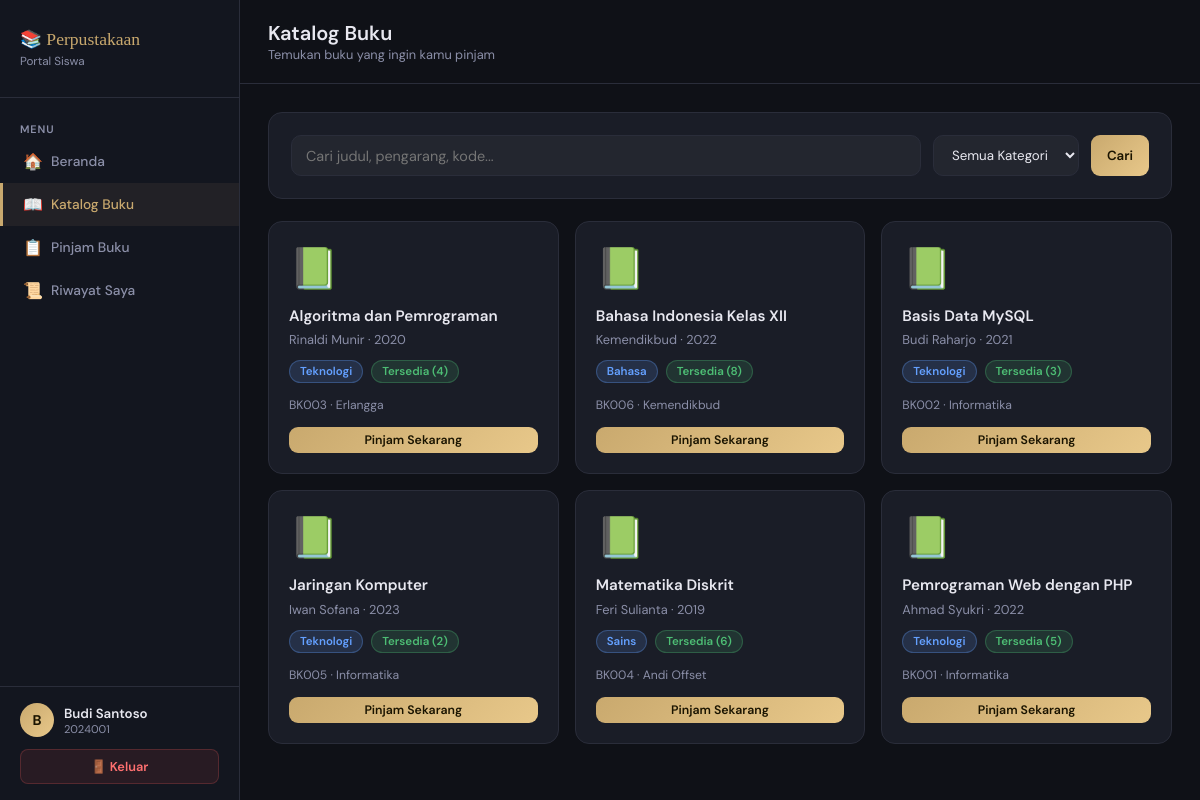
The page /user/katalog.php (signed in) on the database its author committed.
### tables this page shows
CREATE TABLE IF NOT EXISTS anggota (
    id INT AUTO_INCREMENT PRIMARY KEY,
    nis VARCHAR(20) NOT NULL UNIQUE,
    nama VARCHAR(100) NOT NULL,
    kelas VARCHAR(20),
    alamat TEXT,
    telepon VARCHAR(15),
    user_id INT,
    created_at TIMESTAMP DEFAULT CURRENT_TIMESTAMP,
    FOREIGN KEY (user_id) REFERENCES user(id) ON DELETE SET NULL
);

CREATE TABLE IF NOT EXISTS buku (
    id INT AUTO_INCREMENT PRIMARY KEY,
    kode_buku VARCHAR(20) NOT NULL UNIQUE,
    judul VARCHAR(200) NOT NULL,
    pengarang VARCHAR(100),
    penerbit VARCHAR(100),
    tahun_terbit YEAR,
    kategori VARCHAR(50),
    stok INT DEFAULT 0,
    created_at TIMESTAMP DEFAULT CURRENT_TIMESTAMP
);

### user/katalog.php (the view, shortened to what this page needs)
<?php
include "../koneksi.php";
include "../includes/navbar_user.php";
$search   = isset($_GET['q']) ? mysqli_real_escape_string($conn, $_GET['q']) : '';
$where    = "WHERE 1=1";
$query = mysqli_query($conn, "SELECT * FROM buku $where ORDER BY judul ASC");
?>
<div class="topbar">
    <div>
        <h1>Katalog Buku</h1>
        <div class="breadcrumb">Temukan buku yang ingin kamu pinjam</div>
    </div>
</div>
<div class="content">
<div class="card">
    <form method="GET" style="display:flex;gap:12px;flex-wrap:wrap;">
        <input type="text" name="q" value="<?= htmlspecialchars($search) ?>" placeholder="Cari judul, pengarang, kode..." style="flex:1;min-width:200px;background:rgba(255,255,255,.04);border:1px solid var(--border);border-radius:10px;padding:10px 14px;color:var(--text);font-size:.9rem;font-family:'DM Sans',sans-serif;outline:none;">
        <select name="kat" style="background:rgba(255,255,255,.04);border:1px solid var(--border);border-radius:10px;padding:10px 14px;color:var(--text);font-family:'DM Sans',sans-serif;outline:none;">
            <option value="">Semua Kategori</option>
        </select>
        <button type="submit" class="btn btn-primary">Cari</button>
    </form>
</div>
<div style="display:grid;grid-template-columns:repeat(auto-fill,minmax(260px,1fr));gap:16px;">
<?php while($row = mysqli_fetch_assoc($query)): ?>
<div style="background:var(--card);border:1px solid var(--border);border-radius:14px;padding:20px;transition:transform .2s,border-color .2s;" onmouseover="this.style.borderColor='var(--gold)';this.style.transform='translateY(-2px)'" onmouseout="this.style.borderColor='var(--border)';this.style.transform='none'">
    <div style="font-size:2.5rem;margin-bottom:12px;">📗</div>
    <div style="font-weight:600;font-size:.95rem;margin-bottom:4px;line-height:1.4;"><?= htmlspecialchars($row['judul']) ?></div>
    <div style="font-size:.8rem;color:var(--muted);margin-bottom:12px;"><?= htmlspecialchars($row['pengarang']) ?> · <?= $row['tahun_terbit'] ?></div>
    <div style="display:flex;gap:8px;flex-wrap:wrap;margin-bottom:14px;">
        <span class="badge badge-blue"><?= htmlspecialchars($row['kategori']) ?></span>
        <span class="badge <?= $row['stok']>0?'badge-green':'badge-red' ?>"><?= $row['stok']>0?'Tersedia ('.$row['stok'].')':'Habis' ?></span>
    </div>
    <div style="font-size:.76rem;color:var(--muted);margin-bottom:14px;"><?= $row['kode_buku'] ?> · <?= $row['penerbit'] ?></div>
    <?php if($row['stok'] > 0): ?>
    <a href="pinjam.php?buku_id=<?= $row['id'] ?>" class="btn btn-primary btn-sm" style="width:100%;text-align:center;">Pinjam Sekarang</a>
    <?php else: ?>
    <span class="btn btn-sm" style="width:100%;text-align:center;background:rgba(255,255,255,.04);border:1px solid var(--border);color:var(--muted);cursor:not-allowed;">Stok Habis</span>
    <?php endif; ?>
</div>
<?php endwhile; ?>
</div>
</div>
</div></body></html>

### includes/navbar_user.php (shortened to what this page needs)
<?php
include_once "../koneksi.php";
$user_id = (int)$_SESSION['id'];
$anggota_data = mysqli_fetch_assoc(mysqli_query($conn, "SELECT * FROM anggota WHERE user_id=$user_id"));
$current = basename($_SERVER['PHP_SELF']);
?>
<!DOCTYPE html>
<html lang="id">
<head>
</head>
<body>
<div class="sidebar">
    <div class="sidebar-logo">
        <div class="logo-text">📚 Perpustakaan</div>
        <div class="logo-sub">Portal Siswa</div>
    </div>
    <nav class="sidebar-nav">
        <div class="nav-section">Menu</div>
        <a href="dashboard.php" class="nav-item <?= $current=='dashboard.php'?'active':'' ?>">
            <span class="icon">🏠</span> Beranda
        </a>
        <a href="katalog.php" class="nav-item <?= $current=='katalog.php'?'active':'' ?>">
            <span class="icon">📖</span> Katalog Buku
        </a>
        <a href="pinjam.php" class="nav-item <?= $current=='pinjam.php'?'active':'' ?>">
            <span class="icon">📋</span> Pinjam Buku
        </a>
        <a href="riwayat.php" class="nav-item <?= $current=='riwayat.php'?'active':'' ?>">
            <span class="icon">📜</span> Riwayat Saya
        </a>
    </nav>
    <div class="sidebar-footer">
        <div class="user-info">
            <div class="user-avatar"><?= strtoupper(substr($_SESSION['nama'], 0, 1)) ?></div>
            <div>
                <div class="user-name"><?= htmlspecialchars($_SESSION['nama']) ?></div>
                <div class="user-level"><?= $anggota_data['nis'] ?? 'Siswa' ?></div>
            </div>
        </div>
        <a href="../logout.php" class="btn-logout">🚪 Keluar</a>
    </div>
</div>
<div class="main">

### includes/navbar_user.php (style rules this page uses)
:root { --bg:#0f1117;--sidebar:#13161f;--card:#1a1d27;--border:#2a2d3a;--gold:#c9a96e;--gold-light:#e8c88a;--text:#e8e8f0;--muted:#8b8fa8;--success:#4dbd74; }
* { margin:0;padding:0;box-sizing:border-box; }
body { font-family:'DM Sans',sans-serif;background:var(--bg);color:var(--text);display:flex;min-height:100vh; }
.sidebar { width:240px;background:var(--sidebar);border-right:1px solid var(--border);display:flex;flex-direction:column;position:fixed;top:0;left:0;height:100vh; }
.sidebar-logo { padding:28px 20px;border-bottom:1px solid var(--border); }
.logo-text { font-family:'Playfair Display',serif;font-size:1.1rem;color:var(--gold);line-height:1.3; }
.logo-sub { font-size:.73rem;color:var(--muted);margin-top:2px; }
.sidebar-nav { flex:1;padding:16px 0; }
.nav-section { padding:8px 20px 4px;font-size:.68rem;font-weight:600;color:var(--muted);text-transform:uppercase;letter-spacing:.08em; }
.nav-item { display:flex;align-items:center;gap:10px;padding:11px 20px;color:var(--muted);text-decoration:none;font-size:.86rem;font-weight:500;transition:all .15s;border-left:3px solid transparent; }
.nav-item.active { color:var(--gold);background:rgba(201,169,110,.08);border-left-color:var(--gold); }
.icon { font-size:1rem;width:18px;text-align:center; }
.sidebar-footer { padding:16px 20px;border-top:1px solid var(--border); }
.user-avatar { width:34px;height:34px;background:linear-gradient(135deg,var(--gold),var(--gold-light));border-radius:50%;display:flex;align-items:center;justify-content:center;font-weight:700;font-size:.88rem;color:#1a1400;flex-shrink:0; }
.user-info { display:flex;align-items:center;gap:10px; }
.user-name { font-size:.83rem;font-weight:600; }
.user-level { font-size:.7rem;color:var(--muted); }
.btn-logout { display:block;margin-top:12px;text-align:center;background:rgba(224,85,85,.1);border:1px solid rgba(224,85,85,.25);color:#ff7070;padding:8px;border-radius:8px;text-decoration:none;font-size:.8rem;font-weight:600;transition:all .2s; }
.main { margin-left:240px;flex:1;display:flex;flex-direction:column; }
.topbar { padding:20px 28px;border-bottom:1px solid var(--border);background:var(--bg);display:flex;align-items:center;justify-content:space-between; }
.topbar h1 { font-size:1.25rem;font-weight:600; }
.topbar .breadcrumb { font-size:.8rem;color:var(--muted); }
.content { padding:28px;flex:1; }
.card { background:var(--card);border:1px solid var(--border);border-radius:14px;padding:22px;margin-bottom:22px; }
.badge { display:inline-block;padding:3px 10px;border-radius:20px;font-size:.72rem;font-weight:600; }
.badge-green { background:rgba(77,189,116,.15);color:#4dbd74;border:1px solid rgba(77,189,116,.3); }
.badge-blue { background:rgba(100,160,255,.15);color:#64a0ff;border:1px solid rgba(100,160,255,.3); }
.btn { display:inline-block;padding:8px 16px;border-radius:9px;font-size:.83rem;font-weight:600;text-decoration:none;border:none;cursor:pointer;font-family:'DM Sans',sans-serif;transition:all .2s; }
.btn-primary { background:linear-gradient(135deg,var(--gold),var(--gold-light));color:#1a1400; }
.btn-sm { padding:5px 11px;font-size:.77rem; }

### rows shown on the page
anggota: nis "2024001"
buku: judul "Algoritma dan Pemrograman", pengarang "Rinaldi Munir", tahun_terbit "2020", kategori "Teknologi", stok "4", kode_buku "BK003", penerbit "Erlangga"
buku: judul "Bahasa Indonesia Kelas XII", pengarang "Kemendikbud", tahun_terbit "2022", kategori "Bahasa", stok "8", kode_buku "BK006", penerbit "Kemendikbud"
buku: judul "Basis Data MySQL", pengarang "Budi Raharjo", tahun_terbit "2021", kategori "Teknologi", stok "3", kode_buku "BK002", penerbit "Informatika"
buku: judul "Jaringan Komputer", pengarang "Iwan Sofana", tahun_terbit "2023", kategori "Teknologi", stok "2", kode_buku "BK005", penerbit "Informatika"
buku: judul "Matematika Diskrit", pengarang "Feri Sulianta", tahun_terbit "2019", kategori "Sains", stok "6", kode_buku "BK004", penerbit "Andi Offset"
buku: judul "Pemrograman Web dengan PHP", pengarang "Ahmad Syukri", tahun_terbit "2022", kategori "Teknologi", stok "5", kode_buku "BK001", penerbit "Informatika", $row['id'] 1 (drawn)

### other values the page prints
substr($_SESSION['nama'], 0, 1) "B"
$_SESSION['nama'] "Budi Santoso"
